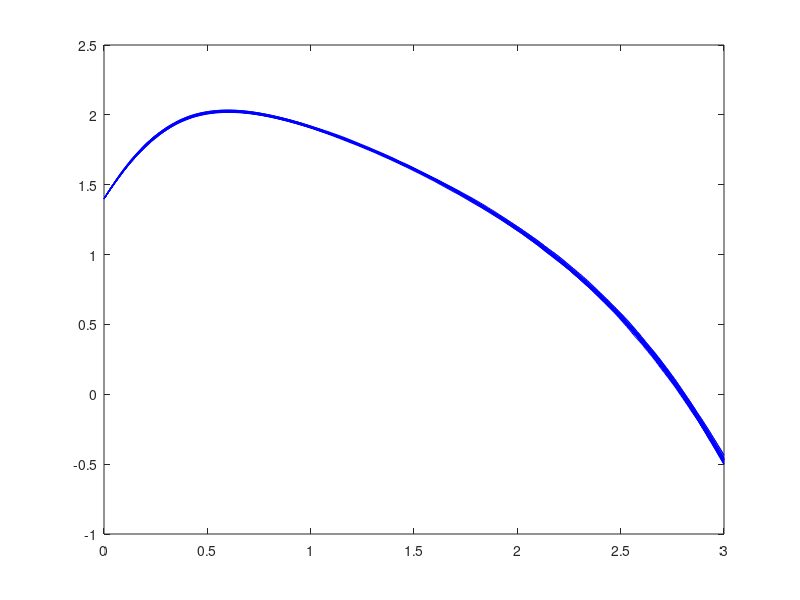
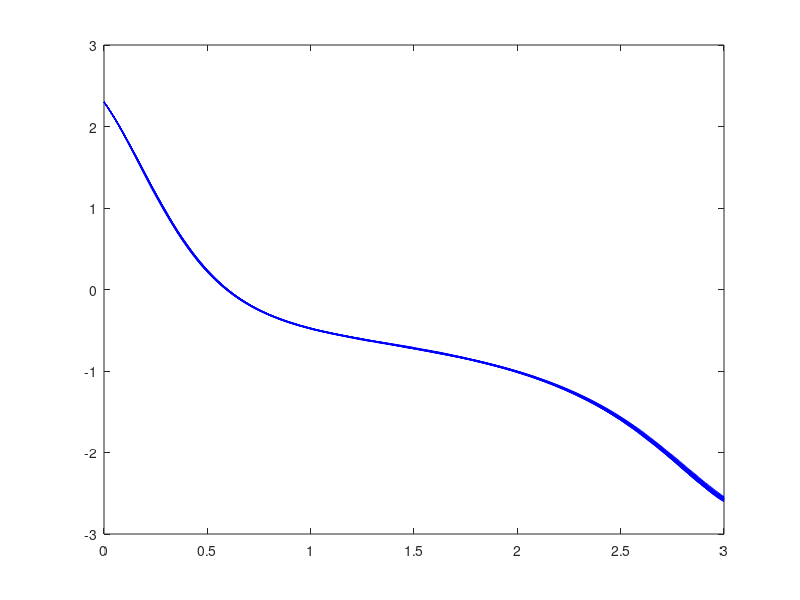

Here is the MATLAB script that generated these plots, in order: (Note: this script raises an error after producing the figures.)
x0 = [1.4, 2.3];
dt = 0.01;

steps = 300;
for j=1:20
    t0 = 0;

    traj = x0;
    t = t0;
    for i=1:steps
        x = traj(end,:);
        x_plus = x;
        w1 = unifrnd(0.9, 1.1);
        w2 = unifrnd(0.9, 1.1);
        x_plus(1) = x(1) + dt * x(2)*w1;
        x_plus(2) = x(2) + dt*((1-x(1)^2)*x(2)*w2-x(1));
        t0 = t0+dt;
        traj = [traj;x_plus];
        t = [t,t0];
    end

    figure(1)
    plot(t, traj(:,1),'b')
    hold on

    figure(2)
    plot(t, traj(:,2),'b')
    hold on
end
x10 = 1.4;
x20 = 2.3;
x10_hat = 1.4;
x20_hat = 2.3;
w1 = 0.9;
w1_hat = 1.1;
w2 = 0.9;
w2_hat = 1.1;
t0 = 0;
dt = 0.01;

traj = [x10, x20, x10_hat, x20_hat];
t = t0;
for i=1:steps
    disp(i)
    tmp = traj(end,:);
    x1 = tmp(1);
    x2 = tmp(2);
    x1_hat = tmp(3);
    x2_hat = tmp(4);
    [x1_plus, x2_plus] = computeDVanderpol([x1,x2],[w1, w2],[x1_hat,x2_hat],[w1_hat,w2_hat],dt);
    [x1_hat_plus, x2_hat_plus] = computeDVanderpol([x1_hat,x2_hat],[w1_hat,w2_hat],[x1,x2],[w1, w2],dt);
    t0 = t0+dt;
    traj = [traj;[x1_plus,x2_plus,x1_hat_plus,x2_hat_plus]];
    t = [t,t0];
end

figure(1)
plot(t, traj(:,1),'r')
plot(t, traj(:,3),'g')

figure(2)
plot(t, traj(:,2),'r')
plot(t, traj(:,4),'g')
